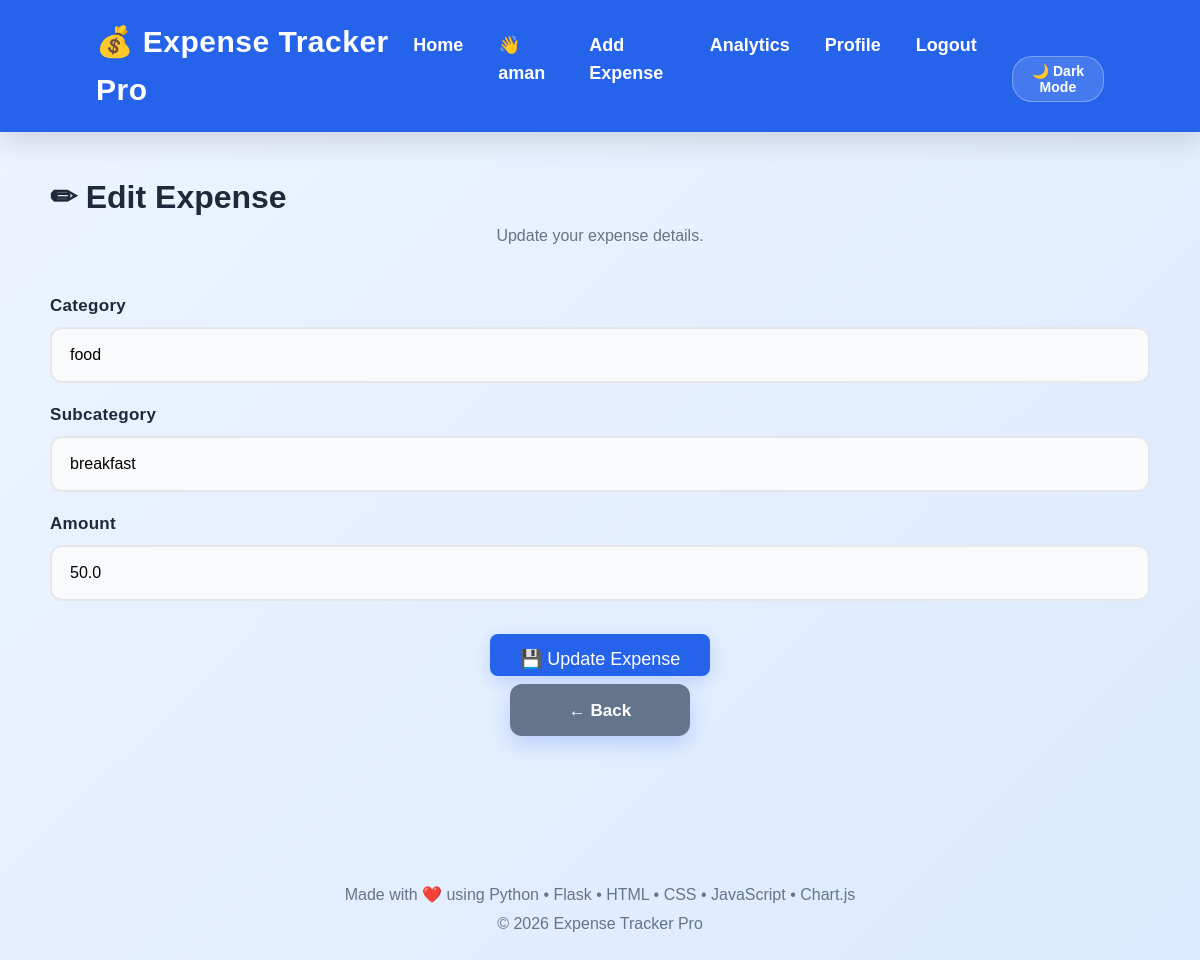
The page /edit/11 (signed in) on the database its author committed.
### tables this page shows
CREATE TABLE expenses(

            id INTEGER PRIMARY KEY AUTOINCREMENT,

            user_id INTEGER NOT NULL,

            date TEXT NOT NULL,

            category TEXT NOT NULL,

            subcategory TEXT NOT NULL,

            amount REAL NOT NULL,

            FOREIGN KEY(user_id)
            REFERENCES users(id)

        );

### app_web.py (the view, shortened to what this page needs)
@app.route("/edit/<int:id>", methods=["GET", "POST"])
def edit(id):
    if not login_required():
        return redirect("/login")
    conn = get_connection()
    cursor = conn.cursor()
    user_id = session["user_id"]
    cursor.execute("""
        SELECT id, date, category, subcategory, amount
        FROM expenses
        WHERE id = ? AND user_id = ?
    """, (id, user_id))
    row = cursor.fetchone()
    conn.close()
    if row is None:
        return "Expense not found"
    expense = {
        "id": row[0],
        "date": row[1],
        "category": row[2],
        "subcategory": row[3],
        "amount": row[4]
    }
    return render_template("edit.html", expense=expense)

### app_web.py (called while the page is built)
@app.after_request
def add_security_headers(response):
    response.headers["X-Content-Type-Options"] = "nosniff"
    response.headers["X-Frame-Options"] = "SAMEORIGIN"
    response.headers["X-XSS-Protection"] = "1; mode=block"
    response.headers["Referrer-Policy"] = "strict-origin-when-cross-origin"
    return response

def login_required():
    if "user_id" not in session:
        return False
    return True

def get_connection():
    import db_engine
    return db_engine.get_db_connection()

### db_engine.py (called while the page is built)
def is_postgres() -> bool:
    return bool(DATABASE_URL)

def _get_sqlite_connection():
    conn = sqlite3.connect(SQLITE_DB_PATH, timeout=25.0)
    conn.row_factory = sqlite3.Row
    conn.execute("PRAGMA foreign_keys = ON;")
    conn.execute("PRAGMA journal_mode = WAL;")
    conn.execute("PRAGMA synchronous = NORMAL;")
    conn.execute("PRAGMA cache_size = -64000;")
    return conn

### templates/edit.html (shortened to what this page needs)
{% extends "base.html" %}
{% block content %}
<div class="container">
    <h1>✏ Edit Expense</h1>
    <p style="text-align:center;color:#6b7280;margin-bottom:25px;">
    Update your expense details.
    </p>
    <form method="POST">
        <label>Category</label>
        <input
            type="text"
            name="category"
            value="{{ expense.category }}"
            required>
        <label>Subcategory</label>
        <input
            type="text"
            name="subcategory"
            value="{{ expense.subcategory }}"
            required>
        <label>Amount</label>
        <input
            type="number"
            name="amount"
            value="{{ expense.amount }}"
            required>
        <div class="edit-page-buttons">
            <button type="submit" class="edit-btn">
                💾 Update Expense
            </button>
            <br>
            <a href="/" class="btn btn-secondary">
                ← Back
            </a>
        </div>
    </form>
</div>
{% endblock %}

### static/style.css (style rules this page uses)
* { margin:0; padding:0; box-sizing:border-box; }
html { scroll-behavior:smooth; }
body { font-family:Arial, Helvetica, sans-serif; background:linear-gradient(135deg,#eef4ff,#dbeafe); color:#1e293b; line-height:1.6; }
.container { width:92%; max-width:1200px; margin:auto; padding:40px 20px; }
.btn { display:inline-flex; justify-content:center; align-items:center; min-width:180px; height:52px; padding:0 28px; border:none; border-radius:12px; text-decoration:none; cursor:pointer; background:#2563eb; color:white; font-size:17px; font-weight:700; transition:.3s; box-shadow:0 8px 20px rgba(37,99,235,.22); }
.btn-secondary { background:#64748b; }
form { display:flex; flex-direction:column; }
label { display:block; font-size:17px; font-weight:700; color:#1e293b; margin:18px 0 8px; letter-spacing:.3px; }
input, select { width:100%; height:56px; padding:0 18px; font-size:16px; border:2px solid #e5e7eb; border-radius:12px; background:#f8fafc; transition:all .3s ease; }
input::placeholder { color:#94a3b8; font-size:15px; }
button { margin-top:25px; background:#2563eb; color:white; border:none; border-radius:10px; padding:14px; font-size:18px; cursor:pointer; transition:.3s; }
.edit-btn { width:42px; height:42px; display:flex; justify-content:center; align-items:center; background:#2563eb; color:white; border-radius:8px; text-decoration:none; transition:.3s; }
.edit-page-buttons { text-align:center; margin-top:25px; }
.edit-page-buttons .edit-btn { width:220px; display:inline-block; margin:8px; }
button, input, select { font-family:inherit; }
@media (max-width:1200px) { .container { width:95%; } }
.edit-btn { box-shadow:0 5px 15px rgba(37,99,235,.20); }
.btn { transition:all .3s ease; }
.container { animation:fadePage .6s ease; }
.btn, .export-btn, .edit-btn, .btn-danger { transition: transform .25s ease, box-shadow .25s ease; }
input, select { transition: border-color .25s ease, box-shadow .25s ease, transform .25s ease; }

### rows shown on the page
expenses: category "food", subcategory "breakfast", amount "50.0"

### other values the page prints
{{ session["user_name"] }} "aman"
